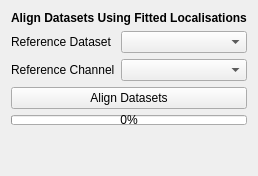
         <widget class="QWidget" name="tab_3">
          <attribute name="title">
           <string>Align</string>
          </attribute>
          <layout class="QVBoxLayout" name="verticalLayout_21">
           <item>
            <widget class="QLabel" name="label_30">
             <property name="font">
              <font>
               <weight>75</weight>
               <bold>true</bold>
              </font>
             </property>
             <property name="text">
              <string>Align Datasets Using Fitted Localisations</string>
             </property>
            </widget>
           </item>
           <item>
            <layout class="QFormLayout" name="formLayout_10">
             <item row="0" column="0">
              <widget class="QLabel" name="label_31">
               <property name="text">
                <string>Reference Dataset</string>
               </property>
              </widget>
             </item>
             <item row="0" column="1">
              <widget class="QComboBox" name="align_reference_dataset"/>
             </item>
             <item row="1" column="0">
              <widget class="QLabel" name="label_33">
               <property name="text">
                <string>Reference Channel</string>
               </property>
              </widget>
             </item>
             <item row="1" column="1">
              <widget class="QComboBox" name="align_reference_channel"/>
             </item>
            </layout>
           </item>
           <item>
            <widget class="QPushButton" name="pixseq_align_datasets">
             <property name="text">
              <string>Align Datasets</string>
             </property>
            </widget>
           </item>
           <item>
            <widget class="QProgressBar" name="align_progressbar">
             <property name="sizePolicy">
              <sizepolicy hsizetype="Minimum" vsizetype="Minimum">
               <horstretch>0</horstretch>
               <verstretch>0</verstretch>
              </sizepolicy>
             </property>
             <property name="minimumSize">
              <size>
               <width>0</width>
               <height>0</height>
              </size>
             </property>
             <property name="maximumSize">
              <size>
               <width>16777215</width>
               <height>10</height>
              </size>
             </property>
             <property name="value">
              <number>0</number>
             </property>
            </widget>
           </item>
           <item>
            <spacer name="verticalSpacer_20">
             <property name="orientation">
              <enum>Qt::Vertical</enum>
             </property>
             <property name="sizeHint" stdset="0">
              <size>
               <width>20</width>
               <height>40</height>
              </size>
             </property>
            </spacer>
           </item>
          </layout>
         </widget>
